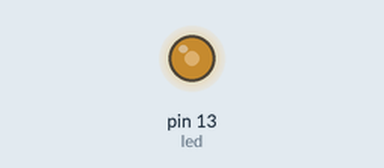
Bench run of a sketch on a simulated Arduino Uno, built with avr-gcc and run on an emulated ATmega328P. Parts: output pins drawn as LEDs (lit = HIGH). What the sketch prints to the serial monitor is not drawn.

Above: at 0.1 s.
Timing chart, 0 to 1.6 s (numbered marks = the images above):
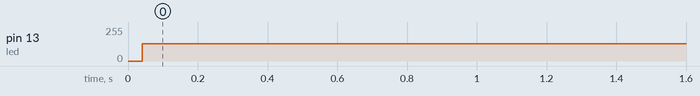

Measured:
- by itself, pin 13 (led): 0/255 → 128/255 at 0.04 s

The sketch:

timer_250ms_irq.ino
```cpp
#include <TimerOne.h>
const int led = 13;
volatile int ledState = LOW;    // El LED empieza apagado

void setup(void)
   {
       pinMode(led, OUTPUT);
       Timer1.initialize(250);         // Dispara cada 250 ms
       Timer1.attachInterrupt(ISR_Blink); // Activa la interrupcion y la asocia a ISR_Blink
       Serial.begin(9600);
   }
   void loop(void)
   {
       Serial.print("Haciendo nada");
       delay(1000);
   }
void ISR_Blink()
   {
       ledState = !ledState ;
       digitalWrite(led, ledState);
   }
```
